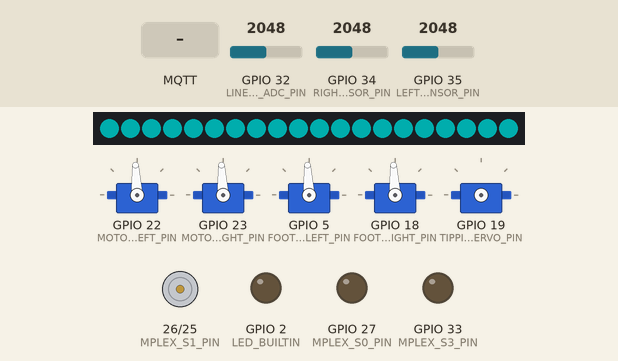
A sketch run on a simulated ESP32. Shown: 5 × servo, 20 RGB LEDs in strip order, left to right, motor-driver pin pairs drawn as motors (green arrow = first pin HIGH = forward, orange = second pin HIGH = backward, longer = more drive), output pins drawn as LEDs (lit = HIGH). Inputs (shaded band) come from the test bench; at power-on: GPIO 32 (LINE_IR_ADC_PIN) = 2048, GPIO 34 (RIGHT_IR_SENSOR_PIN) = 2048, GPIO 35 (LEFT_IR_SENSOR_PIN) = 2048. Dim RGB values are drawn brighter than linear; WiFi joins after 1.5 s; servers stay silent unless stated; random numbers use the default seed unless the sketch sets one; EEPROM starts erased; no MQTT or app messages arrive unless stated; servo pulses on a pin are drawn as a servo (544–2400 µs = 0–180°); not simulated (calls return 0 or success): Credentials.h; names the files do not define were given values by the test bench: MQTT_PORT = 1883; what the sketch prints to the serial monitor is not drawn.

Above: at 2.7 s.
2.8 s: MQTT message "die" arrives on the second subscribed topic
At 4.3 s:
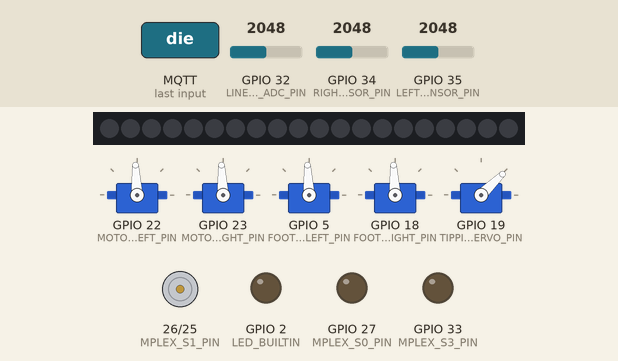
5.4 s: MQTT message "angry" arrives on the first subscribed topic
At 6.7 s:
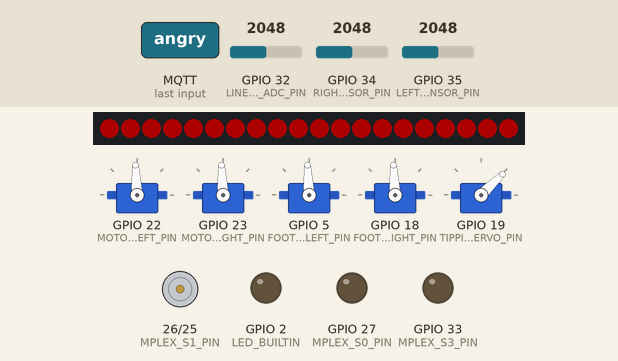
7.0 s: MQTT message "spin" arrives on the second subscribed topic
At 8.7 s:
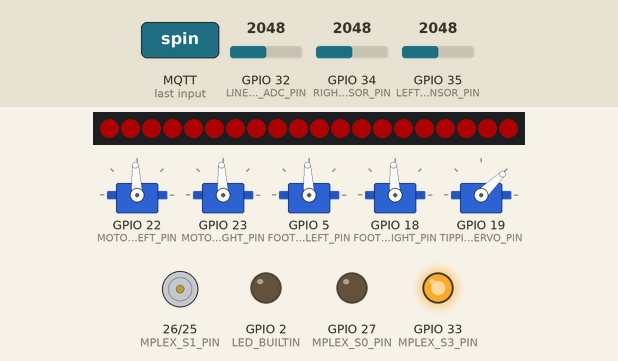
9.6 s: MQTT message "march" arrives on the second subscribed topic
At 10.2 s:
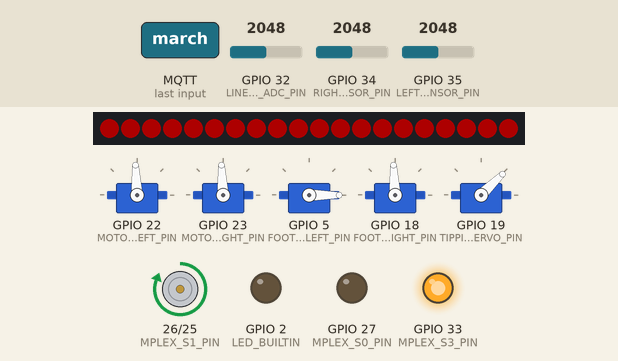
11.3 s: MQTT message "happy" arrives on the first subscribed topic
At 12.4 s:
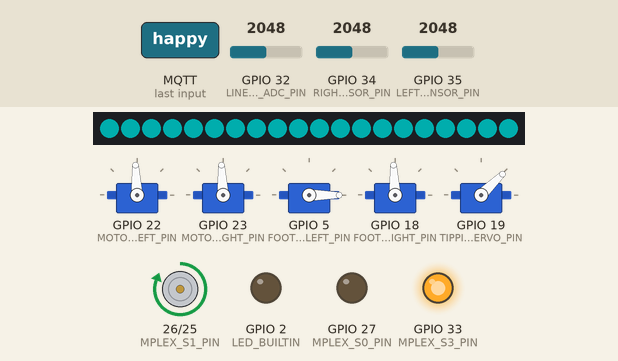
12.9 s: MQTT message "reset" arrives on the second subscribed topic
At 14.2 s:
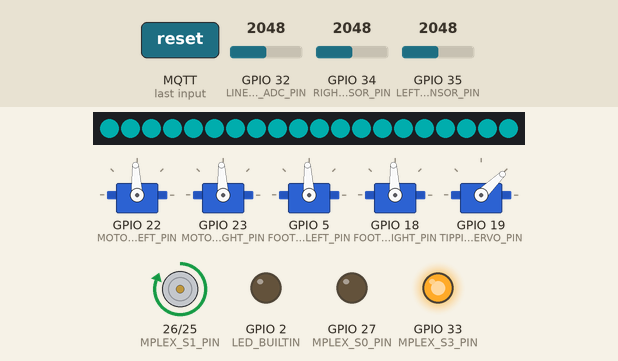
Timing chart, 0 to 15.6 s (numbered marks = the images above; inputs shaded):
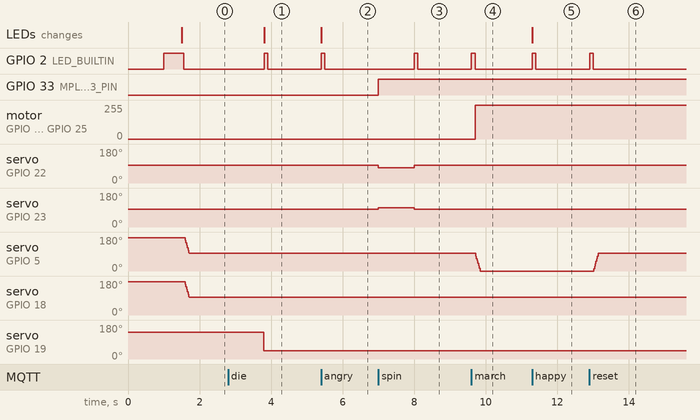

The sketch:

kines.ino
```cpp
#include <FastLED.h>
#include <WiFi.h>
#include <WiFiClient.h>
#include <WiFiGeneric.h>
#include <WiFiType.h>

#include <string>
#include <cstdio>
#include <iostream>
#include <PubSubClient.h>
#include <EEPROM.h>

#include "src/AnalogMultiplexer.h"
#include "src/PIDController.h"
#include "src/LineDriver.h"
#include "src/HS311Servo.h"
#include "src/MG90SServo.h"
#include "src/Motor.h"
#include "src/SharpIrSensor.h"
#include "src/Feet.h"

// For secrets like:
//   STASSID
//   STAPSK
//   MQTT_SERVER
//   MQTT_USERNAME
//   MQTT_PASSWORD
//   MQTT_PORT
//
#include "Credentials.h"


// General Config
// =============================================
#define EEPROM_SIZE 100
#define EEPROM_MAGIC_CHAR '$'

#define MQTT_TOPIC_MAX_SIZE 30
#define MQTT_NAME_MAX_SIZE 20
#define MQTT_ID_MAX_SIZE (MQTT_NAME_MAX_SIZE + 5)

#define CONTROL_P_VAL (1.0f / 30.0f)
#define CONTROL_I_VAL (1.0f / 1000.0f)
#define CONTROL_D_VAL 0

#define PID_TARGET_VAL (POS_RANGE_MAX / 2)

#define MOTOR_LEFT_INV 0
#define MOTOR_RIGHT_INV 0

// Distance threshold at which a blockage is detected
#define BLOCKAGE_DETECT_THRESH_CM 20

#define LED_TYPE WS2812B
#define LED_COLOR_ORDER GRB
#define LED_COUNT 20
#define LED_BRIGHTNESS 50

// Pins
// =============================================
#define LINE_IR_ADC_PIN 32    // ADC1_4 (GPIO_32)
#define MPLEX_S0_PIN 27  // GPIO_27
#define MPLEX_S1_PIN 26  // GPIO_26
#define MPLEX_S2_PIN 25  // GPIO_25
#define MPLEX_S3_PIN 33  // GPIO_33

#define MOTOR_LEFT_PIN 22   // GPIO_22
#define MOTOR_RIGHT_PIN 23  // GPIO_23

#define FOOT_SERVO_LEFT_PIN 5
#define FOOT_SERVO_RIGHT_PIN 18
#define TIPPING_SERVO_PIN 19

#define LEFT_IR_SENSOR_PIN 35  // ADC1_7
#define RIGHT_IR_SENSOR_PIN 34  // ADC1_6

#define LED_DATA_PIN 21
#define RANDOM_SEED_PIN 36  // ADC1_0, floating


// Types
// =============================================

// Flash storage type
struct SavedClientName {
  char magicChar;
  char name[MQTT_NAME_MAX_SIZE];
  uint8_t xorVal;
};

// State for robot driving
enum RobotDriveState {
  DriveStateIdle,    // Not driving
  DriveStateDriving, // Driving
  DriveStateWaiting  // Waiting for blockage to clear
};


// Variables
// =============================================
const char *wifiSSID = STASSID;
const char *wifiPassword = STAPSK;

// MQTT topics general to all robots
const char *mqttTopicGenMood = "robots/mood";      // Set the mood
const char *mqttTopicGenAction = "robots/action";  // Run an action
const char *mqttTopicGenReq = "robots/req";        // Request from all
const char *mqttTopicGenRsp = "robots/rsp";        // Response from all
const char *mqttTopicGenMotors = "robots/motors";  // Set motors to specific speed

// MQTT topics that affect self only - use client id
char mqttTopicSelfMood[MQTT_TOPIC_MAX_SIZE];    // robots/<client_id>/mood
char mqttTopicSelfAction[MQTT_TOPIC_MAX_SIZE];  // robots/<client_id>/action

// MQTT topic to request data from a specific robot
char mqttTopicSelfReq[MQTT_TOPIC_MAX_SIZE];     // robots/<client_id>/req
// MQTT topic to respond with requested data
char mqttTopicSelfRsp[MQTT_TOPIC_MAX_SIZE];     // robots/<client_id>/rsp

// Robot-specific client ID
char mqttClientName[MQTT_NAME_MAX_SIZE];
char mqttClientId[MQTT_ID_MAX_SIZE];

// Flag to indicate the need to save MQTT client name to flash. Writing
// to flash is not recommended during an interrupt service routine, so this
// is not directly done from the MQTT message handler, and instead done
// in the main loop.
uint8_t requiresClientNameSave = false;


WiFiClient wifiClient;
PubSubClient mqttClient(wifiClient);

AnalogMultiplexer analogMplex(MPLEX_S0_PIN, MPLEX_S1_PIN, MPLEX_S2_PIN, MPLEX_S3_PIN, LINE_IR_ADC_PIN);
PIDController pidController(PID_TARGET_VAL, CONTROL_P_VAL, CONTROL_I_VAL, CONTROL_D_VAL);

Motor leftMotor(MOTOR_LEFT_PIN, MOTOR_LEFT_INV);
Motor rightMotor(MOTOR_RIGHT_PIN, MOTOR_RIGHT_INV);

LineDriver lineDriver(&analogMplex, &pidController, &leftMotor, &rightMotor);

MG90SServo leftFootServo(FOOT_SERVO_LEFT_PIN);
MG90SServo rightFootServo(FOOT_SERVO_RIGHT_PIN);
HS311Servo tippingServo(TIPPING_SERVO_PIN);

Feet feet(&leftFootServo, &rightFootServo);

SharpIrSensor leftIrSensor(LEFT_IR_SENSOR_PIN);
SharpIrSensor rightIrSensor(RIGHT_IR_SENSOR_PIN);

float leftDistanceCm;
float rightDistanceCm;

// Time of last ultrasonic sensor trigger, to prevent sensor overlap
unsigned long lastUsSensorTrigMs;

RobotDriveState driveState = DriveStateIdle;

CRGB leds[LED_COUNT];

CRGB happyColor;

unsigned long lastLoopMicros;
unsigned long loopMicros;

void pickHappyColor() {
  int choice = random(0, 6);
  switch (choice) {
    case 0:
      happyColor = CRGB::Blue;
      break;
    case 1:
      happyColor = CRGB::Purple;
      break;
    case 2:
      happyColor = CRGB::Orange;
      break;
    case 3:
      happyColor = CRGB::Cyan;
      break;
    case 4:
      happyColor = CRGB::Pink;
      break;
    case 5:
      happyColor = CRGB::Green;
      break;
    default:
      happyColor = CRGB::Purple;
  }
}

void setHappy () {
  fill_solid(leds, LED_COUNT, happyColor);
  FastLED.show();
}

void setAngry () {
  fill_solid(leds, LED_COUNT, CRGB::Red);
  FastLED.show();
}

void setDead () {
  FastLED.clear();
  FastLED.show();
}

void spinny () {
  uint8_t left = random(2);
  int startIrVal = analogMplex.sample(8);
  if (left) {
    leftMotor.setSpeed(-25);
    rightMotor.setSpeed(20);
  } else {
    leftMotor.setSpeed(20);
    rightMotor.setSpeed(-25);
  }
  delay(500);
  // 180 degress
  while(abs(analogMplex.sample(8) - startIrVal) > 300) {}
  delay(500);
  // 360 degrees
  while(abs(analogMplex.sample(8) - startIrVal) > 300) {}
  leftMotor.setSpeed(0);
  rightMotor.setSpeed(0);
}

void reset () {
  driveState = DriveStateIdle;
  leftMotor.setSpeed(0);
  rightMotor.setSpeed(0);
  feet.init();
  tippingServo.setPos(0);
  setHappy();
}

void tipOver () {
  // Pull blocking, ensuring full movement
  tippingServo.setPos(1000, BLOCKING);
  // Reset nonblocking, as timing not critical
  tippingServo.setPos(0, NONBLOCKING);
}

void halt () {
  driveState = DriveStateIdle;
  lineDriver.stop();
  feet.stopWalking();
}

void handleMoodCommand (std::string cmd) {
  if (cmd == "happy") {
    Serial.println("Happy!! (=^-^=)");
    setHappy();
  } else if (cmd == "angry") {
    Serial.println("Angry!!! (｡ •̀ ᴖ •́ ｡)");
    setAngry();
  }
}

void handleActionCommand (std::string cmd) {
  if (cmd == "drop") {
    Serial.println("Dropping!");
  } else if (cmd == "spin") {
    Serial.println("Do a spin!");
    spinny();
  } else if (cmd == "die") {
    Serial.println("Dying (x_x)");
    tipOver();
    halt();
    setDead();
  } else if (cmd == "reset") {
    Serial.println("Reset!");
    reset();
  } else if (cmd == "march") {
    Serial.println("Marching!	ᕕ( ᐛ )ᕗ");
    driveState = DriveStateDriving;
    feet.startWalking();
  } else if (cmd == "halt") {
    Serial.println("Halt!!!");
    halt();
  } else if (cmd == "calib") {
    Serial.println("Calibrating...");
    lineDriver.calibrate();
  } else if (cmd == "step") {
    leftMotor.setSpeed(15);
    rightMotor.setSpeed(15);
    delay(1000);
    leftMotor.setSpeed(0);
    rightMotor.setSpeed(0);
  } else if (cmd == "looptime") {
    Serial.print("loop time micros: ");
    Serial.println(loopMicros);
  }
}

void handleReqCommand (std::string cmd, uint8_t isGeneral) {
  std::string response;
  if (cmd == "name") {
    response = "name=";
    response += mqttClientName;
  } else if (cmd == "hi") {
    response = "hi!!!";
  } else if ((cmd.substr(0, 8) == "setname=") && !isGeneral) {
    if ((cmd.size() > 8) && (cmd.size() < (8 + MQTT_NAME_MAX_SIZE-1))) {
      char buffer[20 + MQTT_NAME_MAX_SIZE];
      strlcpy(mqttClientName, cmd.substr(8).c_str(), MQTT_NAME_MAX_SIZE);
      // Set flag so main loop can write name to flash
      requiresClientNameSave = true;
      reconfigMqttTopics();
      snprintf(buffer, sizeof(buffer), "set name: %s", mqttClientName);
      response = buffer;
    } else {
      response = "name out of range";
    }
  } else {
    response = "invalid cmd";
  }
  const char *destTopic = (isGeneral ? mqttTopicGenRsp : mqttTopicSelfRsp);
  mqttClient.publish(destTopic, response.c_str(), true);
  Serial.print("Responded to ");
  Serial.print(destTopic);
  Serial.print(": ");
  Serial.println(response.c_str());
}

void handleMotorsCommand (std::string cmd) {
  if (cmd[2] != '=') {
    return;
  }
  std::string codeArg = cmd.substr(0, 2);
  std::string numArg = cmd.substr(3);
  try {
    int num = std::stoi(numArg);

    uint8_t setLeft = ((codeArg[0] == 'L') ? 1 : 0);
    uint8_t setRight = ((codeArg[0] == 'R') ? 1 : 0);
    if (codeArg[0] == 'M') {
      setLeft = 1;
      setRight = 1;
    }

    if (codeArg[1] == 'D') {
      if (setLeft) {
        leftMotor.setPulseWidth(num);
        Serial.print("Set left motor pulse width to ");
        Serial.println(num);
      }
      if (setRight) {
        rightMotor.setPulseWidth(num);
        Serial.print("Set right motor pulse width to ");
        Serial.println(num);
      }
    } else if (codeArg[1] == 'S') {
      if (setLeft) {
        leftMotor.setSpeed(num);
        Serial.print("Set left motor speed to ");
        Serial.println(num);
      }
      if (setRight) {
        rightMotor.setSpeed(num);
        Serial.print("Set right motor speed to ");
        Serial.println(num);
      }
    }
  } catch (const std::invalid_argument& e) {
    Serial.println("Invalid argument: Could not convert string to int.");
  } catch (const std::out_of_range& e) {
    Serial.println("Out of range: Converted value is too large or small for int.");
  }
}

void blinkLED () {
  digitalWrite(LED_BUILTIN, HIGH);
  delay(100);
  digitalWrite(LED_BUILTIN, LOW);
}

void mqttCallback(char* topic, byte* payload, unsigned int length) {
  char debugStr[100];
  std::string topicStr(topic);
  std::string msgStr = "";
  for (int i = 0; i < length; i++) {
    msgStr += (char)payload[i];
  }

  snprintf(debugStr, sizeof(debugStr), "Message arrived on [%s]: %s", topic, msgStr.c_str());
  Serial.println(debugStr);

  if (topicStr == mqttTopicGenMood || topicStr == mqttTopicSelfMood) {
    handleMoodCommand(msgStr);
  } else if (topicStr == mqttTopicGenAction || topicStr == mqttTopicSelfAction) {
    handleActionCommand(msgStr);
  } else if (topicStr == mqttTopicGenReq) {
    handleReqCommand(msgStr, true);
  } else if (topicStr == mqttTopicSelfReq) {
    handleReqCommand(msgStr, false);
  } else if (topicStr == mqttTopicGenMotors) {
    handleMotorsCommand(msgStr);
  }
  blinkLED();
}

void initMqttTopicNames () {
  snprintf(mqttClientId, sizeof(mqttClientId), "kin-%s", mqttClientName);
  snprintf(mqttTopicSelfMood, sizeof(mqttTopicSelfMood), "robots/%s/mood", mqttClientId);
  snprintf(mqttTopicSelfAction, sizeof(mqttTopicSelfAction), "robots/%s/action", mqttClientId);
  snprintf(mqttTopicSelfReq, sizeof(mqttTopicSelfReq), "robots/%s/req", mqttClientId);
  snprintf(mqttTopicSelfRsp, sizeof(mqttTopicSelfRsp), "robots/%s/rsp", mqttClientId);
}

void reconfigMqttTopics () {
  mqttClient.unsubscribe(mqttTopicSelfMood);
  mqttClient.unsubscribe(mqttTopicSelfAction);
  mqttClient.unsubscribe(mqttTopicSelfReq);
  initMqttTopicNames();
  mqttClient.subscribe(mqttTopicSelfMood);
  mqttClient.subscribe(mqttTopicSelfAction);
  mqttClient.subscribe(mqttTopicSelfReq);
}

void mqttConnect () {
  // Loop until we're reconnected
  while (!mqttClient.connected()) {
    Serial.print("Attempting MQTT connection...");
    // Attempt to connect
    if (mqttClient.connect(mqttClientId, MQTT_USERNAME, MQTT_PASSWORD)) {
      Serial.println("Connected to MQTT server");
      mqttClient.subscribe(mqttTopicGenMood);
      mqttClient.subscribe(mqttTopicGenAction);
      mqttClient.subscribe(mqttTopicGenReq);
      mqttClient.subscribe(mqttTopicGenMotors);

      mqttClient.subscribe(mqttTopicSelfMood);
      mqttClient.subscribe(mqttTopicSelfAction);
      mqttClient.subscribe(mqttTopicSelfReq);
    } else {
      Serial.print("failed, rc=");
      Serial.print(mqttClient.state());
      Serial.println(", trying again in 5 seconds");   // Wait 5 seconds before retrying
      delay(2500);
      digitalWrite(LED_BUILTIN, LOW);
      delay(2500);
      digitalWrite(LED_BUILTIN, HIGH);
    }
  }
  digitalWrite(LED_BUILTIN, LOW);
}

uint8_t computeXor(char *name) {
  uint8_t calcXor = 0;
  for (int i = 0; i < MQTT_NAME_MAX_SIZE; i++) {
    if (name[i] == '\0') {
      break;
    }
    calcXor = calcXor ^ (uint8_t)name[i];
  }
  return calcXor;
}

uint8_t loadClientName () {
  SavedClientName entry;
  EEPROM.get(0, entry);
  // Step 1 - check magic character matches, reducing chances of random data load
  if (entry.magicChar != EEPROM_MAGIC_CHAR) {
    return 0;
  }

  // Step 2 - compute and check xor, further reducing error
  if (computeXor(entry.name) != entry.xorVal) {
    return 0;
  }
  strncpy(mqttClientName, entry.name, MQTT_NAME_MAX_SIZE);
  return 1;
};

void saveClientName () {
  SavedClientName newEntry;
  newEntry.magicChar = EEPROM_MAGIC_CHAR;
  strncpy(newEntry.name, mqttClientName, MQTT_NAME_MAX_SIZE);
  newEntry.xorVal = computeXor(mqttClientName);
  EEPROM.put(0, newEntry);
  EEPROM.commit();
}

void checkObjectDetected () {
  float leftDistanceCm = leftIrSensor.getDistanceCm();
  float rightDistanceCm = rightIrSensor.getDistanceCm();
  uint8_t leftBlocked = (leftDistanceCm > 0 && leftDistanceCm < BLOCKAGE_DETECT_THRESH_CM);
  uint8_t rightBlocked = (rightDistanceCm > 0 && rightDistanceCm < BLOCKAGE_DETECT_THRESH_CM);
  if (leftBlocked || rightBlocked) {
    if (driveState == DriveStateDriving) {
      driveState = DriveStateWaiting;
      lineDriver.stop();
      feet.stopWalking();
      Serial.println("pause for object");
    }
  } else {
    if (driveState == DriveStateWaiting) {
      driveState = DriveStateDriving;
      feet.startWalking();
      Serial.println("resume from object");
    }
  }
}

void setup() {
  EEPROM.begin(EEPROM_SIZE);

  randomSeed(analogRead(RANDOM_SEED_PIN));

  Serial.begin(115200);
  Serial.println("Alive");

  // Wifi Setup
  // ------------------------------------------
  WiFi.mode(WIFI_STA);
  WiFi.begin(wifiSSID, wifiPassword);
  // Wait for connection
  uint8_t ledState = 0;
  pinMode(LED_BUILTIN, OUTPUT);
  while (WiFi.status() != WL_CONNECTED) {
    delay(500);
    Serial.print(".");
    digitalWrite(LED_BUILTIN, ledState);
    ledState = !ledState;
  }
  digitalWrite(LED_BUILTIN, HIGH);
  Serial.println();
  Serial.print("Connected to ");
  Serial.println(wifiSSID);
  Serial.print("IP address: ");
  Serial.println(WiFi.localIP());

  // MQTT Setup
  // ------------------------------------------
  mqttClient.setServer(MQTT_SERVER, MQTT_PORT);
  mqttClient.setCallback(mqttCallback);

  if (!loadClientName()) {
    strncpy(mqttClientName, String(random(0xffff), HEX).c_str(), MQTT_NAME_MAX_SIZE);
  }
  initMqttTopicNames();

  FastLED.addLeds<LED_TYPE, LED_DATA_PIN, LED_COLOR_ORDER>(leds, LED_COUNT)
    .setCorrection(TypicalLEDStrip)
    .setDither(1);

  FastLED.setBrightness(LED_BRIGHTNESS);

  pickHappyColor();

  reset();
}

void loop() {
  loopMicros = micros() - lastLoopMicros;
  lastLoopMicros = micros();
  if (!mqttClient.connected()) {
    mqttConnect();
  }
  if (requiresClientNameSave) {
    saveClientName();
    Serial.println("Saved client name to flash.");
    requiresClientNameSave = false;
  }
  mqttClient.loop();
  if (driveState == DriveStateDriving) {
    lineDriver.drive();
  }
  checkObjectDetected();
  leftMotor.handleDisengage();
  rightMotor.handleDisengage();
  leftFootServo.update();
  rightFootServo.update();
  feet.update();
}
```

AnalogMultiplexer.cpp
```cpp
#include "esp32-hal.h"
#include "AnalogMultiplexer.h"

AnalogMultiplexer::AnalogMultiplexer (
  uint8_t addrPin0,
  uint8_t addrPin1,
  uint8_t addrPin2,
  uint8_t addrPin3,
  uint8_t samplePin
) {
  this->addrPin0 = addrPin0;
  this->addrPin1 = addrPin1;
  this->addrPin2 = addrPin2;
  this->addrPin3 = addrPin3;
  this->samplePin = samplePin;
  pinMode(addrPin0, OUTPUT);
  pinMode(addrPin1, OUTPUT);
  pinMode(addrPin2, OUTPUT);
  pinMode(addrPin3, OUTPUT);
  pinMode(samplePin, INPUT);
}

void AnalogMultiplexer::setChannel (uint8_t channel) {
  digitalWrite(addrPin0, GET_BIT(channel, 0));
  digitalWrite(addrPin1, GET_BIT(channel, 1));
  digitalWrite(addrPin2, GET_BIT(channel, 2));
  digitalWrite(addrPin3, GET_BIT(channel, 3));
}

int AnalogMultiplexer::sample (uint8_t channel) {
  setChannel(channel);
  delayMicroseconds(ANALOG_MULTIPLEXER_PROP_US); // Should account for all propagation delays
  return analogRead(samplePin);
}
```

AnalogMultiplexer.h
```cpp
#ifndef ANALOG_MULTIPLEXER_H
#define ANALOG_MULTIPLEXER_H

#include <stdint.h>
#include "Arduino.h"


#define GET_BIT(VAL, POS) ((VAL >> POS) & 1)

// Propagation delay in microseconds
#define ANALOG_MULTIPLEXER_PROP_US 1

class AnalogMultiplexer {
  public:
    AnalogMultiplexer (
      uint8_t addrPin0,
      uint8_t addrPin1,
      uint8_t addrPin2,
      uint8_t addrPin3,
      uint8_t samplePin
    );
    int sample (uint8_t channel);
    void setChannel (uint8_t channel);
  protected:
    uint8_t addrPin0, addrPin1, addrPin2, addrPin3;
    uint8_t samplePin;
};

#endif
```

Feet.cpp
```cpp
#include "Feet.h"


Feet::Feet (MG90SServo *leftFoot, MG90SServo *rightFoot) {
  this->leftFoot = leftFoot;
  this->rightFoot = rightFoot;
}

void Feet::init () {
  leftFoot->setSpeed(FEET_WALK_SPEED);
  rightFoot->setSpeed(FEET_WALK_SPEED);
  stopWalking();
}

void Feet::setLeft(uint8_t up) {
  if (up) {
    leftFoot->setPos(1000);
  } else {
    leftFoot->setPos(500);
  }
}

void Feet::setRight(uint8_t up) {
  if (up) {
    rightFoot->setPos(0);
  } else {
    rightFoot->setPos(500);
  }
}

void Feet::startWalking() {
  walking = true;
  leftFootUp = true;
  setLeft(FOOT_UP);
  setRight(FOOT_DOWN);
}

void Feet::stopWalking() {
  walking = false;
  setLeft(FOOT_DOWN);
  setRight(FOOT_DOWN);
}

void Feet::update () {
  if (walking) {
    // Invert when they both stop moving
    if (! (leftFoot->requiresUpdate() || rightFoot->requiresUpdate()) ) {
      leftFootUp = !leftFootUp;
      if (leftFootUp) {
        setLeft(FOOT_UP);
        setRight(FOOT_DOWN);
      } else {
        setLeft(FOOT_DOWN);
        setRight(FOOT_UP);
      }
    }
  }
}
```

LineSensorArray.cpp
```cpp
#include "LineSensorArray.h"
```

Source omitted: Feet.h (476 bytes), HS311Servo.h (389 bytes), LineSensorArray.h (2048 bytes), MG90SServo.h (388 bytes), Motor.cpp (1367 bytes), Motor.h (1129 bytes), PIDController.cpp (553 bytes), PIDController.h (430 bytes), Servo.cpp (3641 bytes), Servo.h (2929 bytes), SharpIrSensor.cpp (245 bytes), SharpIrSensor.h (191 bytes) and 2 more

Measured:
- after the input at 2.8 s, GPIO 2 (LED_BUILTIN): LOW → HIGH after 1.0 s, → LOW 0.10 s later; servo on GPIO 19 (TIPPING_SERVO_PIN): 141° → 44° after 1.0 s; the LEDs: change after 1.0 s (image 1)
- after the input at 5.4 s, GPIO 2 (LED_BUILTIN): LOW → HIGH at once, → LOW 0.10 s later; the LEDs: change at once (image 2)
- after the input at 7.0 s, GPIO 2 (LED_BUILTIN): LOW → HIGH after 1.0 s, → LOW 0.10 s later; GPIO 33 (MPLEX_S3_PIN): LOW → HIGH at once; servo on GPIO 22 (MOTOR_LEFT_PIN): 93° → 81° at once, → 93° 1.0 s later; servo on GPIO 23 (MOTOR_RIGHT_PIN): 93° → 102° at once, → 93° 1.0 s later
- after the input at 9.6 s, GPIO 2 (LED_BUILTIN): LOW → HIGH at once, → LOW 0.10 s later; motor on GPIO 26 (MPLEX_S1_PIN) / GPIO 25 (MPLEX_S2_PIN): stopped → forward 255/255 after 0.10 s; servo on GPIO 5 (FOOT_SERVO_LEFT_PIN): 93° → 0° after 0.12 s
- after the input at 11.3 s, GPIO 2 (LED_BUILTIN): LOW → HIGH at once, → LOW 0.10 s later; the LEDs: change at once (image 5)
- after the input at 12.9 s, GPIO 2 (LED_BUILTIN): LOW → HIGH at once, → LOW 0.10 s later; servo on GPIO 5 (FOOT_SERVO_LEFT_PIN): 0° → 93° after 0.12 s
